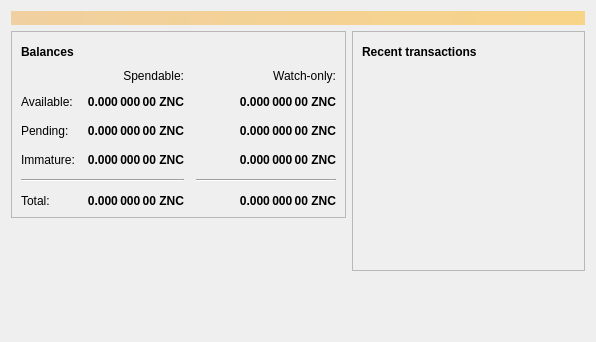
<?xml version="1.0" encoding="UTF-8"?>
<ui version="4.0">
 <class>OverviewPage</class>
 <widget class="QWidget" name="OverviewPage">
  <property name="geometry">
   <rect>
    <x>0</x>
    <y>0</y>
    <width>596</width>
    <height>342</height>
   </rect>
  </property>
  <property name="windowTitle">
   <string>Form</string>
  </property>
  <layout class="QVBoxLayout" name="topLayout">
   <item>
    <widget class="QLabel" name="labelAlerts">
     <property name="visible">
      <bool>false</bool>
     </property>
     <property name="styleSheet">
      <string notr="true">QLabel { background-color: qlineargradient(x1: 0, y1: 0, x2: 1, y2: 0, stop:0 #F0D0A0, stop:1 #F8D488); color:#000000; }</string>
     </property>
     <property name="wordWrap">
      <bool>true</bool>
     </property>
     <property name="margin">
      <number>3</number>
     </property>
     <property name="textInteractionFlags">
      <set>Qt::TextSelectableByMouse</set>
     </property>
    </widget>
   </item>
   <item>
    <layout class="QHBoxLayout" name="horizontalLayout" stretch="1,1">
     <item>
      <layout class="QVBoxLayout" name="verticalLayout_2">
       <item>
        <widget class="QFrame" name="frame">
         <property name="frameShape">
          <enum>QFrame::StyledPanel</enum>
         </property>
         <property name="frameShadow">
          <enum>QFrame::Raised</enum>
         </property>
         <layout class="QVBoxLayout" name="verticalLayout_4">
          <item>
           <layout class="QHBoxLayout" name="horizontalLayout_4">
            <item>
             <widget class="QLabel" name="label_5">
              <property name="font">
               <font>
                <weight>75</weight>
                <bold>true</bold>
               </font>
              </property>
              <property name="text">
               <string>Balances</string>
              </property>
             </widget>
            </item>
            <item>
             <widget class="QPushButton" name="labelWalletStatus">
              <property name="enabled">
               <bool>true</bool>
              </property>
              <property name="maximumSize">
               <size>
                <width>30</width>
                <height>16777215</height>
               </size>
              </property>
              <property name="toolTip">
               <string>The displayed information may be out of date. Your wallet automatically synchronizes with the Zencoin network after a connection is established, but this process has not completed yet.</string>
              </property>
              <property name="text">
               <string/>
              </property>
              <property name="icon">
               <iconset resource="../bitcoin.qrc">
                <normaloff>:/icons/warning</normaloff>
                <disabledoff>:/icons/warning</disabledoff>:/icons/warning</iconset>
              </property>
              <property name="iconSize">
               <size>
                <width>24</width>
                <height>24</height>
               </size>
              </property>
              <property name="flat">
               <bool>true</bool>
              </property>
             </widget>
            </item>
            <item>
             <spacer name="horizontalSpacer_3">
              <property name="orientation">
               <enum>Qt::Horizontal</enum>
              </property>
              <property name="sizeHint" stdset="0">
               <size>
                <width>40</width>
                <height>20</height>
               </size>
              </property>
             </spacer>
            </item>
           </layout>
          </item>
          <item>
           <layout class="QGridLayout" name="gridLayout">
            <property name="spacing">
             <number>12</number>
            </property>
            <item row="2" column="2">
             <widget class="QLabel" name="labelWatchPending">
              <property name="font">
               <font>
                <weight>75</weight>
                <bold>true</bold>
               </font>
              </property>
              <property name="cursor">
               <cursorShape>IBeamCursor</cursorShape>
              </property>
              <property name="toolTip">
               <string>Unconfirmed transactions to watch-only addresses</string>
              </property>
              <property name="text">
               <string notr="true">0.000 000 00 ZNC</string>
              </property>
              <property name="alignment">
               <set>Qt::AlignRight|Qt::AlignTrailing|Qt::AlignVCenter</set>
              </property>
              <property name="textInteractionFlags">
               <set>Qt::LinksAccessibleByMouse|Qt::TextSelectableByKeyboard|Qt::TextSelectableByMouse</set>
              </property>
             </widget>
            </item>
            <item row="2" column="1">
             <widget class="QLabel" name="labelUnconfirmed">
              <property name="font">
               <font>
                <weight>75</weight>
                <bold>true</bold>
               </font>
              </property>
              <property name="cursor">
               <cursorShape>IBeamCursor</cursorShape>
              </property>
              <property name="toolTip">
               <string>Total of transactions that have yet to be confirmed, and do not yet count toward the spendable balance</string>
              </property>
              <property name="text">
               <string notr="true">0.000 000 00 ZNC</string>
              </property>
              <property name="alignment">
               <set>Qt::AlignRight|Qt::AlignTrailing|Qt::AlignVCenter</set>
              </property>
              <property name="textInteractionFlags">
               <set>Qt::LinksAccessibleByMouse|Qt::TextSelectableByKeyboard|Qt::TextSelectableByMouse</set>
              </property>
             </widget>
            </item>
            <item row="3" column="2">
             <widget class="QLabel" name="labelWatchImmature">
              <property name="font">
               <font>
                <weight>75</weight>
                <bold>true</bold>
               </font>
              </property>
              <property name="cursor">
               <cursorShape>IBeamCursor</cursorShape>
              </property>
              <property name="toolTip">
               <string>Mined balance in watch-only addresses that has not yet matured</string>
              </property>
              <property name="text">
               <string notr="true">0.000 000 00 ZNC</string>
              </property>
              <property name="alignment">
               <set>Qt::AlignRight|Qt::AlignTrailing|Qt::AlignVCenter</set>
              </property>
              <property name="textInteractionFlags">
               <set>Qt::LinksAccessibleByMouse|Qt::TextSelectableByKeyboard|Qt::TextSelectableByMouse</set>
              </property>
             </widget>
            </item>
            <item row="4" column="0" colspan="2">
             <widget class="Line" name="line">
              <property name="orientation">
               <enum>Qt::Horizontal</enum>
              </property>
             </widget>
            </item>
            <item row="4" column="2">
             <widget class="Line" name="lineWatchBalance">
              <property name="sizePolicy">
               <sizepolicy hsizetype="Preferred" vsizetype="Fixed">
                <horstretch>0</horstretch>
                <verstretch>0</verstretch>
               </sizepolicy>
              </property>
              <property name="minimumSize">
               <size>
                <width>140</width>
                <height>0</height>
               </size>
              </property>
              <property name="orientation">
               <enum>Qt::Horizontal</enum>
              </property>
             </widget>
            </item>
            <item row="5" column="0">
             <widget class="QLabel" name="labelTotalText">
              <property name="text">
               <string>Total:</string>
              </property>
             </widget>
            </item>
            <item row="3" column="1">
             <widget class="QLabel" name="labelImmature">
              <property name="font">
               <font>
                <weight>75</weight>
                <bold>true</bold>
               </font>
              </property>
              <property name="cursor">
               <cursorShape>IBeamCursor</cursorShape>
              </property>
              <property name="toolTip">
               <string>Mined balance that has not yet matured</string>
              </property>
              <property name="text">
               <string notr="true">0.000 000 00 ZNC</string>
              </property>
              <property name="alignment">
               <set>Qt::AlignRight|Qt::AlignTrailing|Qt::AlignVCenter</set>
              </property>
              <property name="textInteractionFlags">
               <set>Qt::LinksAccessibleByMouse|Qt::TextSelectableByKeyboard|Qt::TextSelectableByMouse</set>
              </property>
             </widget>
            </item>
            <item row="2" column="3">
             <spacer name="horizontalSpacer_2">
              <property name="orientation">
               <enum>Qt::Horizontal</enum>
              </property>
              <property name="sizeHint" stdset="0">
               <size>
                <width>40</width>
                <height>20</height>
               </size>
              </property>
             </spacer>
            </item>
            <item row="3" column="0">
             <widget class="QLabel" name="labelImmatureText">
              <property name="text">
               <string>Immature:</string>
              </property>
             </widget>
            </item>
            <item row="5" column="1">
             <widget class="QLabel" name="labelTotal">
              <property name="font">
               <font>
                <weight>75</weight>
                <bold>true</bold>
               </font>
              </property>
              <property name="cursor">
               <cursorShape>IBeamCursor</cursorShape>
              </property>
              <property name="toolTip">
               <string>Your current total balance</string>
              </property>
              <property name="text">
               <string notr="true">0.000 000 00 ZNC</string>
              </property>
              <property name="alignment">
               <set>Qt::AlignRight|Qt::AlignTrailing|Qt::AlignVCenter</set>
              </property>
              <property name="textInteractionFlags">
               <set>Qt::LinksAccessibleByMouse|Qt::TextSelectableByKeyboard|Qt::TextSelectableByMouse</set>
              </property>
             </widget>
            </item>
            <item row="5" column="2">
             <widget class="QLabel" name="labelWatchTotal">
              <property name="font">
               <font>
                <weight>75</weight>
                <bold>true</bold>
               </font>
              </property>
              <property name="cursor">
               <cursorShape>IBeamCursor</cursorShape>
              </property>
              <property name="toolTip">
               <string>Current total balance in watch-only addresses</string>
              </property>
              <property name="text">
               <string notr="true">0.000 000 00 ZNC</string>
              </property>
              <property name="alignment">
               <set>Qt::AlignRight|Qt::AlignTrailing|Qt::AlignVCenter</set>
              </property>
              <property name="textInteractionFlags">
               <set>Qt::LinksAccessibleByMouse|Qt::TextSelectableByKeyboard|Qt::TextSelectableByMouse</set>
              </property>
             </widget>
            </item>
            <item row="0" column="2">
             <widget class="QLabel" name="labelWatchonly">
              <property name="text">
               <string>Watch-only:</string>
              </property>
              <property name="alignment">
               <set>Qt::AlignRight|Qt::AlignTrailing|Qt::AlignVCenter</set>
              </property>
             </widget>
            </item>
            <item row="1" column="0">
             <widget class="QLabel" name="labelBalanceText">
              <property name="text">
               <string>Available:</string>
              </property>
             </widget>
            </item>
            <item row="1" column="1">
             <widget class="QLabel" name="labelBalance">
              <property name="font">
               <font>
                <weight>75</weight>
                <bold>true</bold>
               </font>
              </property>
              <property name="cursor">
               <cursorShape>IBeamCursor</cursorShape>
              </property>
              <property name="toolTip">
               <string>Your current spendable balance</string>
              </property>
              <property name="text">
               <string notr="true">0.000 000 00 ZNC</string>
              </property>
              <property name="alignment">
               <set>Qt::AlignRight|Qt::AlignTrailing|Qt::AlignVCenter</set>
              </property>
              <property name="textInteractionFlags">
               <set>Qt::LinksAccessibleByMouse|Qt::TextSelectableByKeyboard|Qt::TextSelectableByMouse</set>
              </property>
             </widget>
            </item>
            <item row="1" column="2">
             <widget class="QLabel" name="labelWatchAvailable">
              <property name="font">
               <font>
                <weight>75</weight>
                <bold>true</bold>
               </font>
              </property>
              <property name="cursor">
               <cursorShape>IBeamCursor</cursorShape>
              </property>
              <property name="toolTip">
               <string>Your current balance in watch-only addresses</string>
              </property>
              <property name="text">
               <string notr="true">0.000 000 00 ZNC</string>
              </property>
              <property name="alignment">
               <set>Qt::AlignRight|Qt::AlignTrailing|Qt::AlignVCenter</set>
              </property>
              <property name="textInteractionFlags">
               <set>Qt::LinksAccessibleByMouse|Qt::TextSelectableByKeyboard|Qt::TextSelectableByMouse</set>
              </property>
             </widget>
            </item>
            <item row="2" column="0">
             <widget class="QLabel" name="labelPendingText">
              <property name="text">
               <string>Pending:</string>
              </property>
             </widget>
            </item>
            <item row="0" column="1">
             <widget class="QLabel" name="labelSpendable">
              <property name="text">
               <string>Spendable:</string>
              </property>
              <property name="alignment">
               <set>Qt::AlignRight|Qt::AlignTrailing|Qt::AlignVCenter</set>
              </property>
             </widget>
            </item>
           </layout>
          </item>
         </layout>
        </widget>
       </item>
       <item>
        <spacer name="verticalSpacer">
         <property name="orientation">
          <enum>Qt::Vertical</enum>
         </property>
         <property name="sizeHint" stdset="0">
          <size>
           <width>20</width>
           <height>40</height>
          </size>
         </property>
        </spacer>
       </item>
      </layout>
     </item>
     <item>
      <layout class="QVBoxLayout" name="verticalLayout_3">
       <item>
        <widget class="QFrame" name="frame_2">
         <property name="frameShape">
          <enum>QFrame::StyledPanel</enum>
         </property>
         <property name="frameShadow">
          <enum>QFrame::Raised</enum>
         </property>
         <layout class="QVBoxLayout" name="verticalLayout">
          <item>
           <layout class="QHBoxLayout" name="horizontalLayout_2">
            <item>
             <widget class="QLabel" name="label_4">
              <property name="font">
               <font>
                <weight>75</weight>
                <bold>true</bold>
               </font>
              </property>
              <property name="text">
               <string>Recent transactions</string>
              </property>
             </widget>
            </item>
            <item>
             <widget class="QPushButton" name="labelTransactionsStatus">
              <property name="enabled">
               <bool>true</bool>
              </property>
              <property name="maximumSize">
               <size>
                <width>30</width>
                <height>16777215</height>
               </size>
              </property>
              <property name="toolTip">
               <string>The displayed information may be out of date. Your wallet automatically synchronizes with the Zencoin network after a connection is established, but this process has not completed yet.</string>
              </property>
              <property name="text">
               <string/>
              </property>
              <property name="icon">
               <iconset resource="../bitcoin.qrc">
                <normaloff>:/icons/warning</normaloff>
                <disabledoff>:/icons/warning</disabledoff>:/icons/warning</iconset>
              </property>
              <property name="iconSize">
               <size>
                <width>24</width>
                <height>24</height>
               </size>
              </property>
              <property name="flat">
               <bool>true</bool>
              </property>
             </widget>
            </item>
            <item>
             <spacer name="horizontalSpacer">
              <property name="orientation">
               <enum>Qt::Horizontal</enum>
              </property>
              <property name="sizeHint" stdset="0">
               <size>
                <width>40</width>
                <height>20</height>
               </size>
              </property>
             </spacer>
            </item>
           </layout>
          </item>
          <item>
           <widget class="QListView" name="listTransactions">
            <property name="styleSheet">
             <string notr="true">QListView { background: transparent; }</string>
            </property>
            <property name="frameShape">
             <enum>QFrame::NoFrame</enum>
            </property>
            <property name="verticalScrollBarPolicy">
             <enum>Qt::ScrollBarAlwaysOff</enum>
            </property>
            <property name="horizontalScrollBarPolicy">
             <enum>Qt::ScrollBarAlwaysOff</enum>
            </property>
            <property name="selectionMode">
             <enum>QAbstractItemView::NoSelection</enum>
            </property>
           </widget>
          </item>
         </layout>
        </widget>
       </item>
       <item>
        <spacer name="verticalSpacer_2">
         <property name="orientation">
          <enum>Qt::Vertical</enum>
         </property>
         <property name="sizeHint" stdset="0">
          <size>
           <width>20</width>
           <height>40</height>
          </size>
         </property>
        </spacer>
       </item>
      </layout>
     </item>
    </layout>
   </item>
  </layout>
 </widget>
 <resources/>
 <connections/>
</ui>
